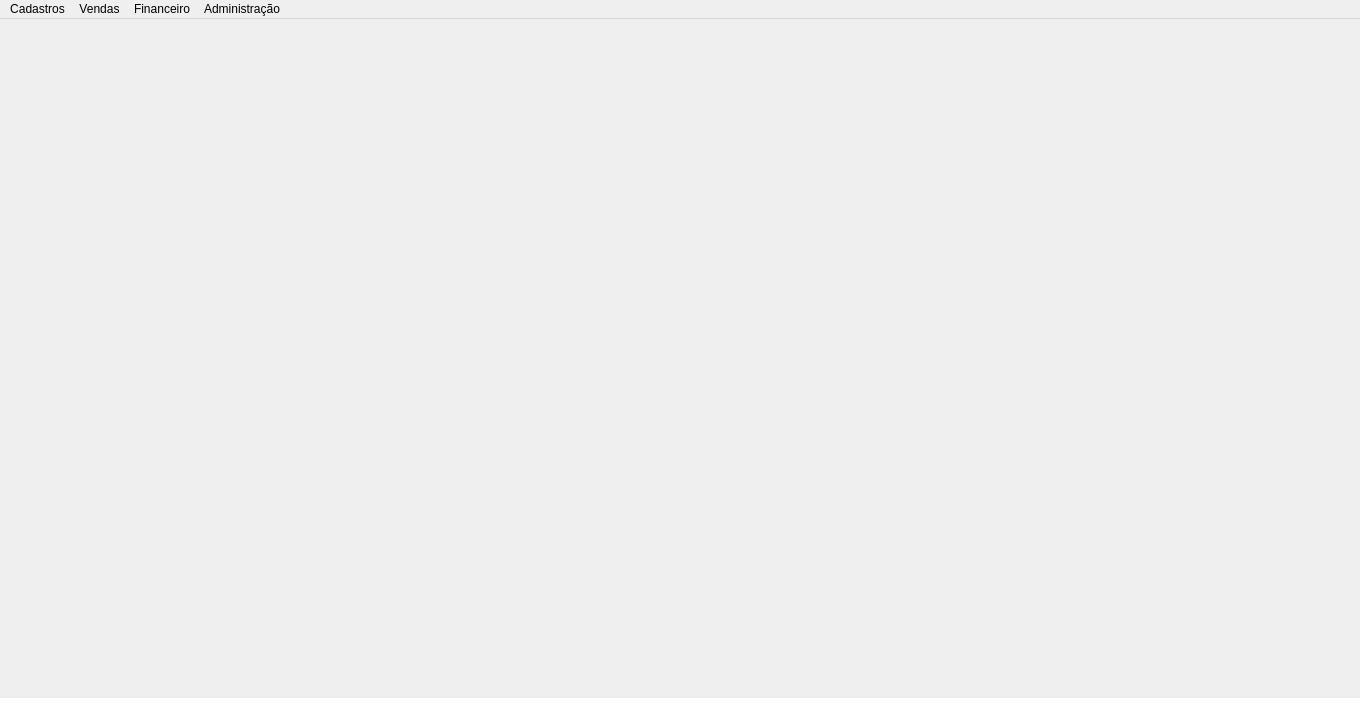
<?xml version="1.0" encoding="UTF-8"?>
<ui version="4.0">
 <class>FormMenuPrincipal</class>
 <widget class="QMainWindow" name="FormMenuPrincipal">
  <property name="windowModality">
   <enum>Qt::NonModal</enum>
  </property>
  <property name="geometry">
   <rect>
    <x>0</x>
    <y>0</y>
    <width>1360</width>
    <height>720</height>
   </rect>
  </property>
  <property name="windowTitle">
   <string>PDV - Kairós v1.0</string>
  </property>
  <property name="windowIcon">
   <iconset>
    <normaloff>../../img/PGKairos1.png</normaloff>../../img/PGKairos1.png</iconset>
  </property>
  <property name="styleSheet">
   <string notr="true">background-image: url(:/fa/fundo.png);</string>
  </property>
  <widget class="QWidget" name="centralwidget"/>
  <widget class="QMenuBar" name="menubar">
   <property name="geometry">
    <rect>
     <x>0</x>
     <y>0</y>
     <width>1360</width>
     <height>21</height>
    </rect>
   </property>
   <property name="styleSheet">
    <string notr="true"/>
   </property>
   <widget class="QMenu" name="menuCadastros">
    <property name="title">
     <string>Cadastros</string>
    </property>
    <addaction name="actionClientes"/>
    <addaction name="actionVendas"/>
   </widget>
   <widget class="QMenu" name="menuVendas">
    <property name="title">
     <string>Vendas</string>
    </property>
    <addaction name="actionIniciarVenda"/>
   </widget>
   <widget class="QMenu" name="menuFinanceiro">
    <property name="title">
     <string>Financeiro</string>
    </property>
    <addaction name="actionContasAReceber"/>
    <addaction name="actionLancarCredito"/>
   </widget>
   <widget class="QMenu" name="menuAdministracao">
    <property name="title">
     <string>Administração</string>
    </property>
    <addaction name="actionUsuarios"/>
   </widget>
   <addaction name="menuCadastros"/>
   <addaction name="menuVendas"/>
   <addaction name="menuFinanceiro"/>
   <addaction name="menuAdministracao"/>
  </widget>
  <widget class="QStatusBar" name="statusbar">
   <property name="styleSheet">
    <string notr="true">background-color: rgb(255, 255, 255);</string>
   </property>
  </widget>
  <action name="actionClientes">
   <property name="icon">
    <iconset>
     <normaloff>../../img/cadastrar usuario.png</normaloff>../../img/cadastrar usuario.png</iconset>
   </property>
   <property name="text">
    <string>Clientes</string>
   </property>
  </action>
  <action name="actionVendas">
   <property name="icon">
    <iconset>
     <normaloff>../../img/cadastrar produtos 2.png</normaloff>../../img/cadastrar produtos 2.png</iconset>
   </property>
   <property name="text">
    <string>Produtos</string>
   </property>
  </action>
  <action name="actionUsuarios">
   <property name="icon">
    <iconset>
     <normaloff>../../img/cliente.png</normaloff>../../img/cliente.png</iconset>
   </property>
   <property name="text">
    <string>Usuários</string>
   </property>
  </action>
  <action name="actionIniciarVenda">
   <property name="icon">
    <iconset>
     <normaloff>../../img/loja.png</normaloff>../../img/loja.png</iconset>
   </property>
   <property name="text">
    <string>Iniciar Venda</string>
   </property>
  </action>
  <action name="actionContasAReceber">
   <property name="icon">
    <iconset>
     <normaloff>../../img/contas a receber.png</normaloff>../../img/contas a receber.png</iconset>
   </property>
   <property name="text">
    <string>Contas a Receber</string>
   </property>
  </action>
  <action name="actionLan_ar_Cr_dto_ao_Cliente">
   <property name="text">
    <string>Lançar Crédto ao Cliente</string>
   </property>
  </action>
  <action name="actionLancarCredito">
   <property name="icon">
    <iconset>
     <normaloff>../../img/devedor.png</normaloff>../../img/devedor.png</iconset>
   </property>
   <property name="text">
    <string>Lançar Crédito ao Cliente</string>
   </property>
  </action>
 </widget>
 <resources>
  <include location="../../img/backgroud.qrc"/>
 </resources>
 <connections/>
</ui>
